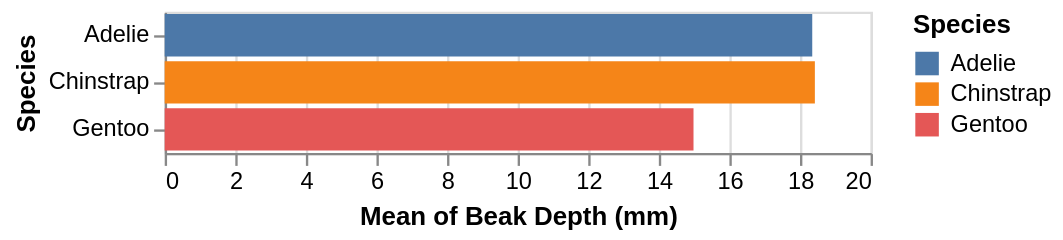

The cell this chart's notebook holds for it:
### Markdown cell above
## Examples of aggregation

### Code cell
alt.Chart(df).mark_bar().encode(
    x='mean(Beak Depth (mm))', #mean, sum, max, mean, variance, ci0, etc...
    y='Species',
    color='Species'
)

### Figure 1 — Vega-Lite specification as saved in the notebook (floating-point values rounded to 4 significant figures; data arrays with more than 128 entries replaced by an {"elided": "..."} marker saying what was removed)
{"config": {"view": {"continuousWidth": 300, "continuousHeight": 300}}, "data": {"name": "data-783f637a646b8ff8439f6e7d741cecf0"}, "mark": {"type": "bar"}, "encoding": {"color": {"field": "Species", "type": "nominal"}, "x": {"aggregate": "mean", "field": "Beak Depth (mm)", "type": "quantitative"}, "y": {"field": "Species", "type": "nominal"}}, "$schema": "https://vega.github.io/schema/vega-lite/v6.4.1.json", "datasets": {"data-783f637a646b8ff8439f6e7d741cecf0": {"elided": "344 records"}}}
